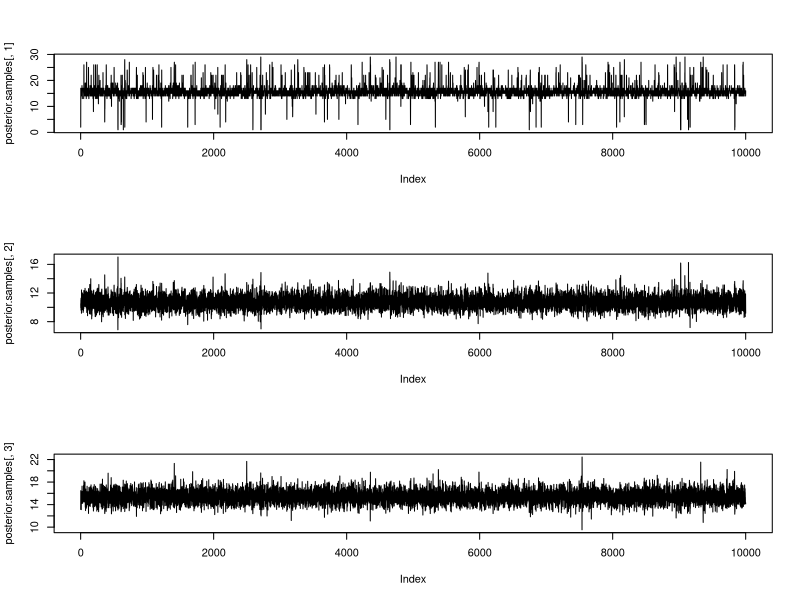
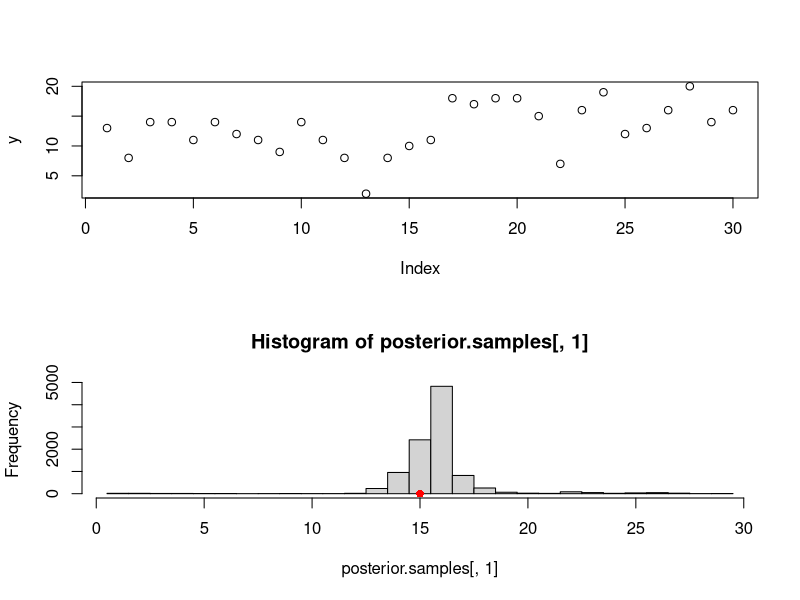

Generate these figures, in order, with R:
## SIMULATE A DATASET
set.seed(0)
n<-30
y<-c(rpois(n/2,lambda = 10),rpois(n/2,lambda = 15))

## SET PRIOR HYPERPARAMETERS
alpha1<-1;beta1<-0.1
alpha2<-1;beta2<-0.1

# BUILD AN EMPTY MATRIX OF POSTERIOR SAMPLES
s<-10000
posterior.samples<-matrix(NA,nrow = s,ncol = 3)
# initialize unknown parameters (M,lambda1,lambda2)
M<-sample(x = c(1:(n-1)),size = 1)
lambda1<-mean(y[c(1:M)])
lambda2<-mean(y[-c(1:M)])
t<-1
posterior.samples[t,]<-c(M,lambda1,lambda2)

for (t in 2:s){# SIMULATE THE MARKOV CHAIN (M,lambda1,lambda2) FROM t=1 to t=s
  
  # COMPUTE FULL CONDITIONAL OF M
  log_weights<-cumsum(y[-n])*log(lambda1)+(sum(y)-cumsum(y[-n]))*log(lambda2)+(lambda2-lambda1)*c(1:(n-1))
  # SIMULATE A NEW M FROM ITS FULL CONDITIONAL
  M<-sample.int(n = n-1,size = 1,prob = exp(log_weights-max(log_weights)))  
  
  # SIMULATE A NEW lambda1 and lambda2 FROM ITS FULL CONDITIONAL
  lambda1<-rgamma(1,shape = alpha1+sum(y[c(1:M)]),rate = beta1+M) 
  lambda2<-rgamma(1,shape = alpha2+sum(y[-c(1:M)]),rate = beta2+n-M) 
  
  # STORE THE NEW VALUE OF THE MARKOV CHAIN IN THE MATRIX OF POSTERIOR SAMPLES
  posterior.samples[t,]<-c(M,lambda1,lambda2)
}

## PLOT THE TRAJECTORY OF THE MARKOV CHAIN
par(mfrow=c(3,1))
plot(posterior.samples[,1],type="l")
plot(posterior.samples[,2],type="l")
plot(posterior.samples[,3],type="l")
par(mfrow=c(1,1))

## PLOT THE DATASET AND THE POSTERIOR DISTRIBUTION OF M DEPENDING ON THE 
## LEVEL OF NOISE THE MODEL WILL BE ABLE TO RECOVER THE TRUE M OR 
## NOT (HERE THERE IS A TRUE M BECAUSE WE SIMULATED THE DATA FROM THE MODEL)
par(mfrow=c(2,1))
plot(y)
hist(posterior.samples[,1],breaks = c(0:(n-1))+0.5)
points(x = n/2,y = 0,col="red",pch=16)
par(mfrow=c(1,1))
## ONE INTERESTING ASPECT IS THAT THE BAYESIAN PROCEDURE PROVIDES
## UNCERTAINTY QUANTIFICATION FOR M
